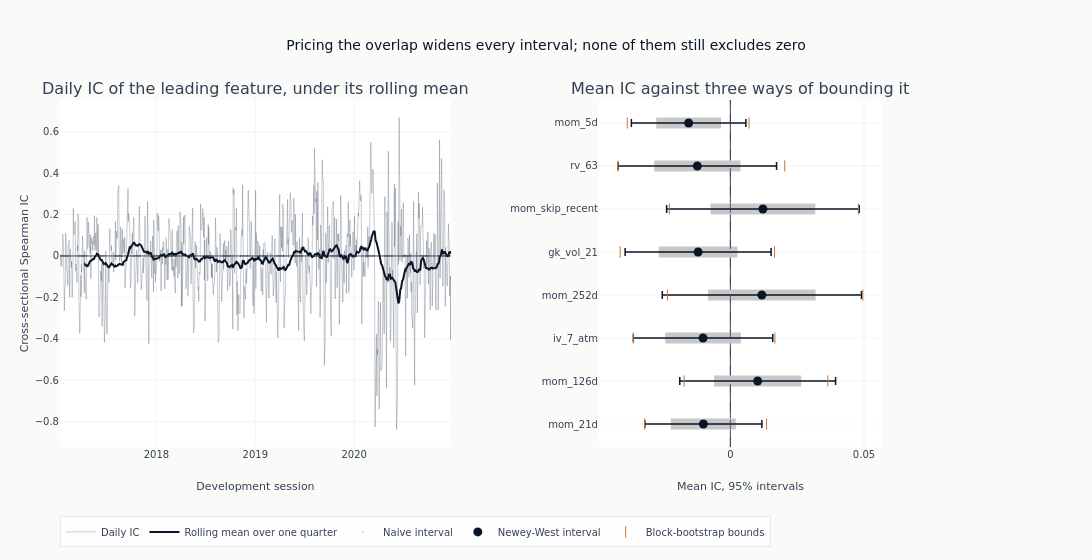

The notebook cell saved with this chart:
### Code cell
if leader:
    leader_series = (
        ic_timeseries[leader]
        .sort(DATE_COL)
        .with_columns(pl.col("ic").rolling_mean(IC_ROLLING_WINDOW).alias("rolling"))
    )
    interval_features = list(reversed(leaders))
    interval_means = [ic_uncertainty[name]["mean_ic"] for name in interval_features]
    fig = make_subplots(
        rows=1,
        cols=2,
        column_widths=[0.58, 0.42],
        subplot_titles=(
            "Daily IC of the leading feature, under its rolling mean",
            "Mean IC against three ways of bounding it",
        ),
        horizontal_spacing=0.18,
    )
    _ = fig.add_trace(
        go.Scatter(
            x=leader_series[DATE_COL],
            y=leader_series["ic"],
            mode="lines",
            line={"color": COLORS["neutral"], "width": 0.6},
            opacity=0.45,
            name="Daily IC",
        ),
        row=1,
        col=1,
    )
    _ = fig.add_trace(
        go.Scatter(
            x=leader_series[DATE_COL],
            y=leader_series["rolling"],
            mode="lines",
            line={"color": COLORS["blue"], "width": 2},
            name="Rolling mean over one quarter",
        ),
        row=1,
        col=1,
    )
    _ = fig.add_hline(
        y=0, line={"color": COLORS["neutral"], "width": 0.8, "dash": "dash"}, row=1, col=1
    )
    _ = fig.add_trace(
        go.Scatter(
            x=interval_means,
            y=interval_features,
            mode="markers",
            marker={"color": COLORS["neutral"], "size": 1, "opacity": 0.0},
            error_x=interval_arms(interval_features, "ci_naive_lower", "ci_naive_upper")
            | {"color": GRAY_FILLS["tertiary"], "thickness": 11, "width": 0},
            name="Naive interval",
        ),
        row=1,
        col=2,
    )
    _ = fig.add_trace(
        go.Scatter(
            x=interval_means,
            y=interval_features,
            mode="markers",
            marker={"color": COLORS["blue"], "size": 9},
            error_x=interval_arms(interval_features, "ci_hac_lower", "ci_hac_upper")
            | {"color": COLORS["blue"], "thickness": 1.5},
            name="Newey-West interval",
        ),
        row=1,
        col=2,
    )
    _ = fig.add_trace(
        go.Scatter(
            x=[ic_uncertainty[name][bound] for name in interval_features for bound in BOOT_BOUNDS],
            y=[name for name in interval_features for _ in BOOT_BOUNDS],
            mode="markers",
            marker={"color": COLORS["copper"], "size": 8, "symbol": "line-ns-open"},
            name="Block-bootstrap bounds",
        ),
        row=1,
        col=2,
    )
    _ = fig.add_vline(
        x=0, line={"color": COLORS["neutral"], "width": 0.8, "dash": "dash"}, row=1, col=2
    )
    fig.update_layout(
        title="Pricing the overlap widens every interval; none of them still excludes zero",
        height=560,
        width=1150,
        margin={"l": 60, "r": 210},
        legend={"orientation": "h", "y": -0.2},
    )
    fig.update_yaxes(title_text="Cross-sectional Spearman IC", row=1, col=1)
    fig.update_xaxes(title_text="Development session", row=1, col=1)
    fig.update_xaxes(title_text="Mean IC, 95% intervals", row=1, col=2)
    fig.show()

### Figure 1 — Plotly figure (JSON) as saved in the notebook; plotly's stock layout.template omitted (floating-point values rounded to 4 significant figures; data arrays with more than 128 entries replaced by an {"elided": "..."} marker saying what was removed)
{"data": [{"line": {"color": "#334155", "width": 0.6}, "mode": "lines", "name": "Daily IC", "opacity": 0.45, "type": "scatter", "x": {"elided": "997 str values"}, "xaxis": "x", "y": {"elided": "997 float values"}, "yaxis": "y"}, {"line": {"color": "#0a1628", "width": 2}, "mode": "lines", "name": "Rolling mean over one quarter", "type": "scatter", "x": {"elided": "997 str values"}, "xaxis": "x", "y": {"elided": "997 float values"}, "yaxis": "y"}, {"error_x": {"array": [0.01218, 0.01629, 0.01413, 0.02011, 0.01474, 0.01961, 0.01616, 0.01213], "arrayminus": [0.01218, 0.01629, 0.01413, 0.02011, 0.01474, 0.01961, 0.01616, 0.01213], "color": "#c8c8c8", "symmetric": false, "thickness": 11, "type": "data", "width": 0}, "marker": {"color": "#334155", "opacity": 0.0, "size": 1}, "mode": "markers", "name": "Naive interval", "type": "scatter", "x": [-0.01011, 0.01022, -0.01022, 0.01178, -0.01207, 0.01217, -0.01236, -0.01561], "xaxis": "x2", "y": ["mom_21d", "mom_126d", "iv_7_atm", "mom_252d", "gk_vol_21", "mom_skip_recent", "rv_63", "mom_5d"], "yaxis": "y2"}, {"error_x": {"array": [0.0219, 0.02915, 0.02608, 0.03727, 0.0273, 0.03603, 0.02964, 0.02142], "arrayminus": [0.0219, 0.02915, 0.02608, 0.03727, 0.0273, 0.03603, 0.02964, 0.02142], "color": "#0a1628", "symmetric": false, "thickness": 1.5, "type": "data"}, "marker": {"color": "#0a1628", "size": 9}, "mode": "markers", "name": "Newey-West interval", "type": "scatter", "x": [-0.01011, 0.01022, -0.01022, 0.01178, -0.01207, 0.01217, -0.01236, -0.01561], "xaxis": "x2", "y": ["mom_21d", "mom_126d", "iv_7_atm", "mom_252d", "gk_vol_21", "mom_skip_recent", "rv_63", "mom_5d"], "yaxis": "y2"}, {"marker": {"color": "#C87533", "size": 8, "symbol": "line-ns-open"}, "mode": "markers", "name": "Block-bootstrap bounds", "type": "scatter", "x": [-0.03207, 0.01353, -0.01732, 0.03645, -0.03629, 0.01664, -0.02353, 0.04957, -0.04124, 0.0165, -0.02284, 0.0479, -0.04203, 0.02034, -0.03859, 0.006982], "xaxis": "x2", "y": ["mom_21d", "mom_21d", "mom_126d", "mom_126d", "iv_7_atm", "iv_7_atm", "mom_252d", "mom_252d", "gk_vol_21", "gk_vol_21", "mom_skip_recent", "mom_skip_recent", "rv_63", "rv_63", "mom_5d", "mom_5d"], "yaxis": "y2"}], "layout": {"annotations": [{"font": {"size": 16}, "showarrow": false, "text": "Daily IC of the leading feature, under its rolling mean", "x": 0.2378, "xanchor": "center", "xref": "paper", "y": 1.0, "yanchor": "bottom", "yref": "paper"}, {"font": {"size": 16}, "showarrow": false, "text": "Mean IC against three ways of bounding it", "x": 0.8278, "xanchor": "center", "xref": "paper", "y": 1.0, "yanchor": "bottom", "yref": "paper"}], "height": 560, "legend": {"orientation": "h", "y": -0.2}, "margin": {"l": 60, "r": 210}, "shapes": [{"line": {"color": "#334155", "dash": "dash", "width": 0.8}, "type": "line", "x0": 0, "x1": 1, "xref": "x domain", "y0": 0, "y1": 0, "yref": "y"}, {"line": {"color": "#334155", "dash": "dash", "width": 0.8}, "type": "line", "x0": 0, "x1": 0, "xref": "x2", "y0": 0, "y1": 1, "yref": "y2 domain"}], "title": {"text": "Pricing the overlap widens every interval; none of them still excludes zero"}, "width": 1150, "xaxis": {"anchor": "y", "domain": [0.0, 0.4756], "title": {"text": "Development session"}}, "xaxis2": {"anchor": "y2", "domain": [0.6556, 1.0], "title": {"text": "Mean IC, 95% intervals"}}, "yaxis": {"anchor": "x", "domain": [0.0, 1.0], "title": {"text": "Cross-sectional Spearman IC"}}, "yaxis2": {"anchor": "x2", "domain": [0.0, 1.0]}}}
